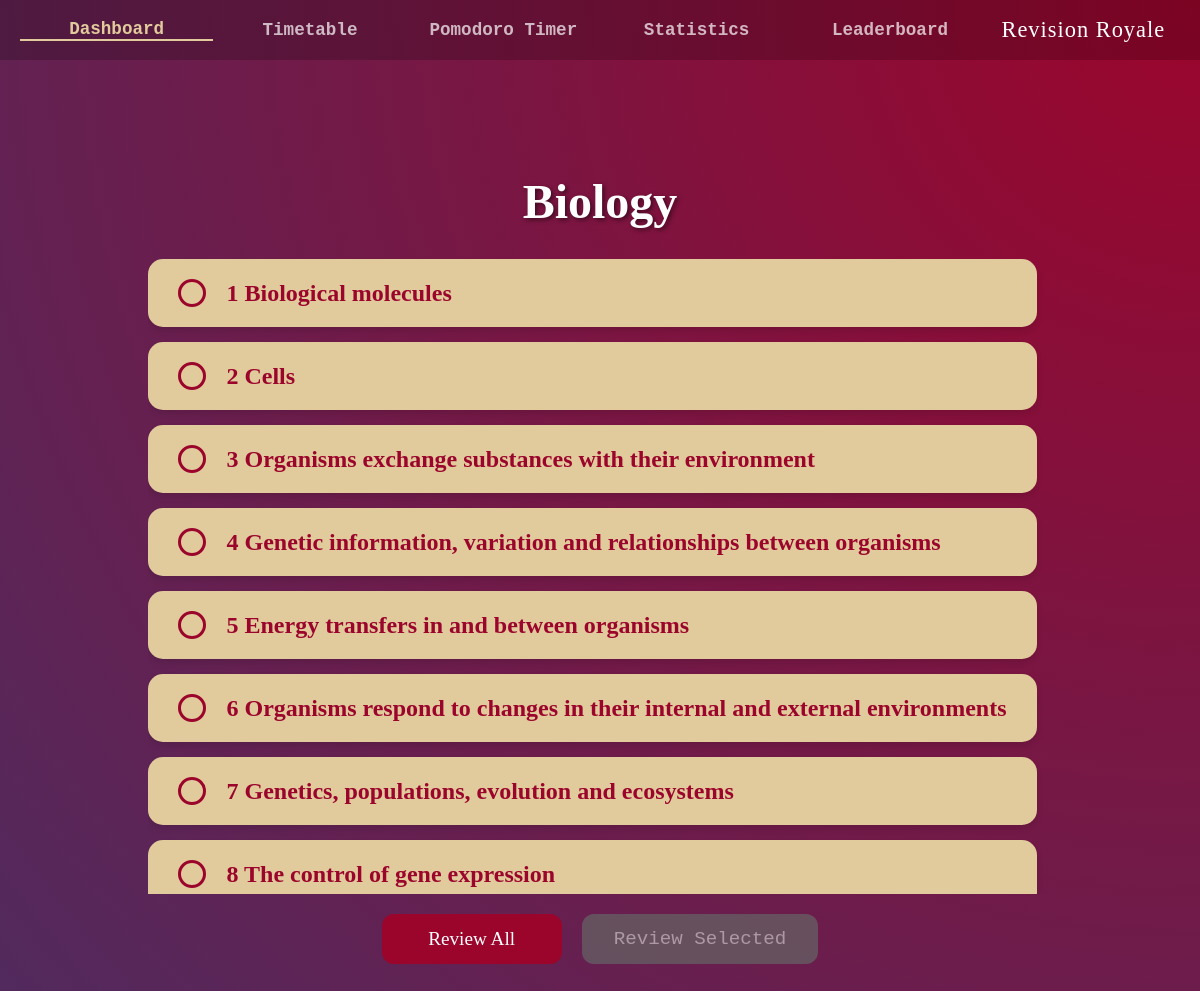
Page /deck_selection?SubjectID=1 on the committed database.
### tables this page shows
CREATE TABLE Subjects
(SubjectID INTEGER PRIMARY KEY AUTOINCREMENT,
SubjectName TEXT,
ExamBoard TEXT,
TimeSpent INTEGER,
LastReviewed INTEGER,
Priority REAL,
Username TEXT,
FOREIGN KEY(Username) REFERENCES Users(Username));

CREATE TABLE Decks
(DeckID INTEGER PRIMARY KEY AUTOINCREMENT,
DeckName TEXT,
Username TEXT,
SubjectID TEXT,
FOREIGN KEY(Username) REFERENCES Users(Username),
FOREIGN KEY(SubjectID) REFERENCES Subjects(SubjectID));

### app.py (the view)
@app.route("/deck_selection", methods=["GET"])
def DeckSelectionPage():
    AuthHandling(session)
    Subject = ProgramDatabase.GetRecord("Subjects", AttributeValue("SubjectID", "INTEGER", request.args.get('SubjectID')))
    Subject.ChangeAttribute("LastReviewed", int(time.time()))
    ProgramDatabase.SaveRecord(Subject)
    Decks = ProgramDatabase.GetAllRecords("Decks", AttributeValue("SubjectID", "INTEGER", Subject.GetPrimaryKey().Value))
    DecksData = []
    for Deck in Decks:
        DecksData.append(Deck.ConvertToDictionary())
    return render_template("authenticated/subjects/deck_selection.html", ActivePage="dashboard", SubjectName=Subject.GetAttribute('SubjectName').Value, DecksData=DecksData)

### app.py (called while the page is built, shortened)
def AuthHandling(Session):
    global CurrentUser
    if "user" not in Session:
        return redirect("/login")

### modules.py (called while the page is built)
def GetAttributeValueFromList(Attributes: list[AttributeValue], Name: str) -> AttributeValue:
    for Attribute in Attributes:
        if Attribute.Name == Name:
            return Attribute
    return None

    def IsEmpty(self) -> bool:
        return (self.TableName == "" or self.PrimaryKey == None)

    def GetTableName(self) -> str:
        return self.TableName

    def GetPrimaryKey(self) -> AttributeValue:
        return self.PrimaryKey

    def GetAttributes(self) -> list[AttributeValue]:
        return self.Attributes

    def ChangeAttribute(self, Name: str, Value: any) -> None:
        CurrentAttributes: list[AttributeValue] = self.Attributes
        if Name == self.PrimaryKey.Name:
            return
        for Attribute in CurrentAttributes:
            if Attribute.Name == Name:
                Attribute.Value = Value
        self.Attributes = CurrentAttributes

    def GetAttribute(self, Name: str) -> AttributeValue:
        return GetAttributeValueFromList(self.Attributes, Name)

    def ConvertToDictionary(self) -> dict:
        ReturnDictionary = {}
        for Attribute in self.GetAttributes():
            ReturnDictionary[Attribute.Name] = Attribute.Value
        ReturnDictionary[self.PrimaryKey.Name] = self.PrimaryKey.Value
        return ReturnDictionary

### templates/authenticated/subjects/deck_selection.html (shortened to what this page needs)
{% extends "authenticated/authenticated_base.html" %}
{% block app_content %}
<div class="selection-container">
    <h1 class="page-title">{{ SubjectName }}</h1>
    <div class="deck-list-container">
        {% if DecksData %}
            {% for Deck in DecksData %}
            <div class="deck-card">
                <div class="selection-circle" data-id="{{ Deck['DeckID']}}" onclick="ToggleSelection(this)"></div>
                <a href="/flashcard_selection?DeckID={{Deck['DeckID']}}" class="deck-card-link">
                    <div class="subject-info">
                        <h2 class="subject-name">{{ Deck['DeckName'] }}</h2>
                    </div>
                </a>
            </div>
            {% endfor %}
        {% endif %}
    </div>
    <div class="review-actions">
        <button class="btn" id="btn-review-all" onclick="ReviewAll()">Review All</button>
        <button class="btn disabled-btn" id="btn-review-selected" onclick="ReviewSelected()">Review Selected</button>
    </div>
</div>
{% endblock %}

### static/style.css (style rules this page uses)
* { margin: 0; padding: 0; box-sizing: border-box; }
body { height: 100vh; display: flex; justify-content: center; align-items: center; color: white; font-family: 'Courier New', Courier, monospace; background: radial-gradient(circle at top right, #9b052cff, #502b5fff); text-align: center; }
h1 { font-family: 'Royale', 'Courier New', serif; font-size: 5rem; margin-bottom: 5px; }
.btn { background-color: #9b052cff; color: white; padding: 12px 30px; border: none; border-radius: 12px; font-family: 'Consolas', serif; font-size: 1.2rem; cursor: pointer; text-decoration: none; transition: transform 0.2s, background 0.2s; min-width: 180px; text-align: center; }
.page-title { font-family: 'Consolas', serif; font-size: 3rem; margin-bottom: 30px; text-shadow: 2px 2px 4px rgba(0,0,0,0.5); }
.subject-info { display: flex; align-items: center; gap: 15px; }
.subject-name { font-family: 'Consolas', serif; font-size: 1.5rem; color: #9b052cff; margin-bottom: 0; margin-right: 0; }
.deck-list-container { width: 100%; max-height: 60vh; overflow-y: auto; padding-right: 15px; scrollbar-width: thin; scrollbar-color: #e1ca9bff #9b052cff; }
.deck-card { background-color: #e1ca9bff; padding: 20px 30px; border-radius: 15px; margin-bottom: 15px; display: flex; align-items: center; gap: 20px; box-shadow: 0 4px 6px rgba(0,0,0,0.1); transition: transform 0.2s; }
.deck-card-link { text-decoration: none; }
.selection-circle { width: 28px; height: 28px; border-radius: 50%; border: 3px solid #9b052cff; background-color: transparent; cursor: pointer; transition: background-color 0.2s, transform 0.1s; flex-shrink: 0; }
.review-actions { display: flex; justify-content: center; gap: 20px; margin-top: 20px; width: 100%; }
.disabled-btn { background-color: #666; color: #ccc; border: 2px solid #666; cursor: not-allowed; opacity: 0.7; padding: 12px 30px; border-radius: 12px; font-size: 1.2rem; font-family: inherit; min-width: 180px; }

### rows in the picture
Subjects: SubjectName "Biology"
Decks: DeckName "1 Biological molecules"
Decks: DeckName "2 Cells"
Decks: DeckName "3 Organisms exchange substances with their environment"
Decks: DeckName "4 Genetic information, variation and relationships between organisms"
Decks: DeckName "5 Energy transfers in and between organisms"
Decks: DeckName "6 Organisms respond to changes in their internal and external environments"
Decks: DeckName "7 Genetics, populations, evolution and ecosystems"
Decks: DeckName "8 The control of gene expression"
